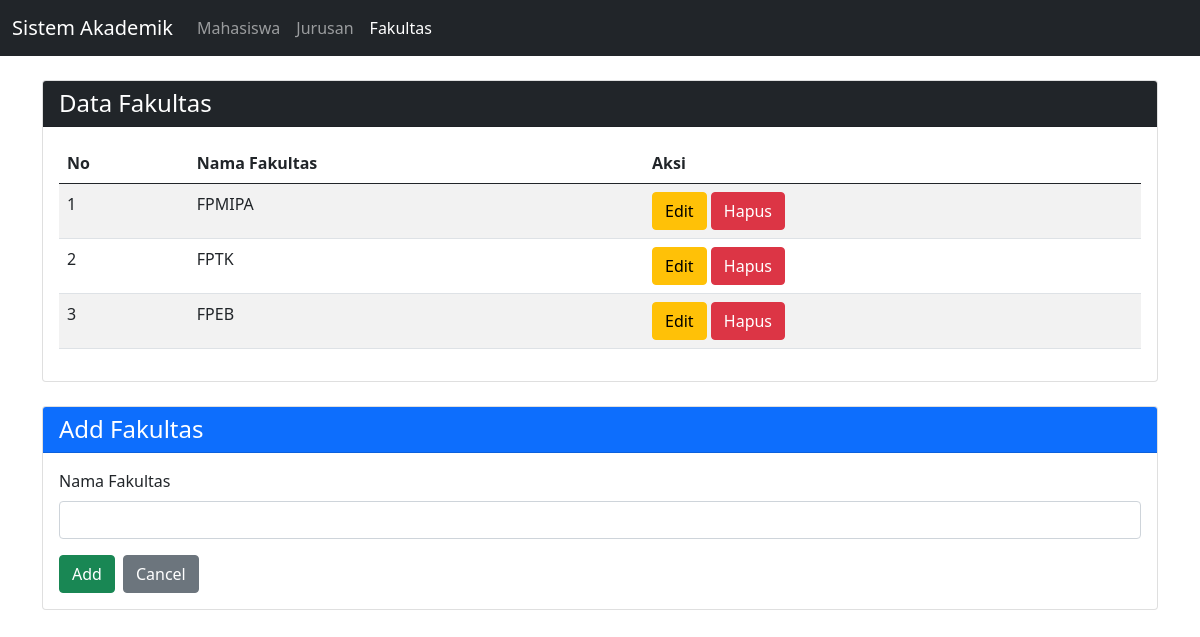
Screenshot of /Project/fakultas.php with the database file from the repository.
### tables this page shows
CREATE TABLE `fakultas` (
  `id` int(11) NOT NULL,
  `nama_fakultas` varchar(100) NOT NULL
);

### Project/controllers/Fakultas.controller.php (called while the page is built, shortened)
<?php
include_once("views/Fakultas.view.php");
class FakultasController
{
  private $fakultas;
  function __construct()
  {
    $this->fakultas = new Fakultas(Conf::$db_host, Conf::$db_user, Conf::$db_pass, Conf::$db_name);
  }
  public function index()
  {
    $this->fakultas->open();
    $this->fakultas->getFakultas();
    $data = array();
    while ($row = $this->fakultas->getResult()) {
      array_push($data, $row);
    }
    $view = new FakultasView();
    $view->render($data);
  }
}
?>

### Project/models/DB.class.php (called while the page is built, shortened)
<?php
class DB
{
    var $db_host = "";
    var $db_user = "";
    var $db_pass = "";
    var $db_name = "";
    var $db_link = "";
    function __construct($db_host, $db_user, $db_pass, $db_name)
    {
        $this->db_host = $db_host;
        $this->db_user = $db_user;
        $this->db_pass = $db_pass;
        $this->db_name = $db_name;
    }
    function open()
    {
        $this->db_link = mysqli_connect($this->db_host, $this->db_user, $this->db_pass, $this->db_name);
    }
    function execute($query)
    {
        $this->result = mysqli_query($this->db_link, $query);
        return $this->result;
    }
}

### Project/models/Fakultas.class.php (called while the page is built, shortened)
<?php
class Fakultas extends DB
{
    function getFakultas()
    {
        $query = "SELECT * FROM fakultas";
        return $this->execute($query);
    }
}
?>

### Project/views/Fakultas.view.php (the view, shortened to what this page needs)
<?php
class FakultasView
{
    public function render($data, $editData = null)
    {
        $no = 1;
        $dataFakultas = null;
        foreach ($data as $row) {
            $id = $row['id'];
            $nama_fakultas = $row['nama_fakultas'];
            $dataFakultas .= "<tr>
                        <td>" . $no++ . "</td>
                        <td>" . $nama_fakultas . "</td>
                        <td>
                        <a href='fakultas.php?id_edit=" . $id .  "' class='btn btn-warning'>Edit</a>
                        <a href='fakultas.php?id_hapus=" . $id . "' class='btn btn-danger'>Hapus</a>
                        </td>
                        </tr>";
        }
        $submitButton = "<button type='submit' name='add' class='btn btn-success'>Add</button>";
    }
}
?>

### rows the page displays
fakultas: nama_fakultas "FPMIPA"
fakultas: nama_fakultas "FPTK"
fakultas: nama_fakultas "FPEB"
